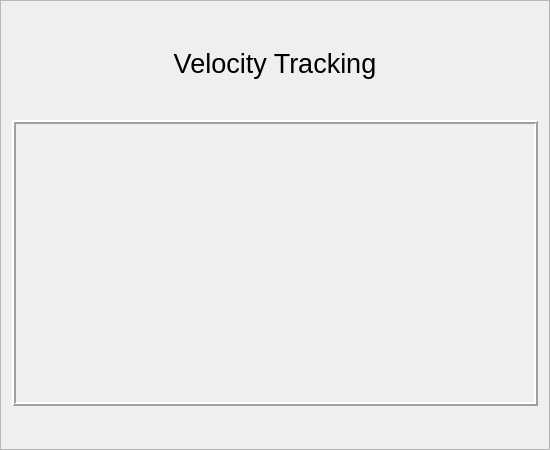
      <widget class="QFrame" name="frame_4">
       <property name="sizePolicy">
        <sizepolicy hsizetype="Fixed" vsizetype="Fixed">
         <horstretch>0</horstretch>
         <verstretch>0</verstretch>
        </sizepolicy>
       </property>
       <property name="minimumSize">
        <size>
         <width>550</width>
         <height>450</height>
        </size>
       </property>
       <property name="maximumSize">
        <size>
         <width>550</width>
         <height>450</height>
        </size>
       </property>
       <property name="frameShape">
        <enum>QFrame::StyledPanel</enum>
       </property>
       <property name="frameShadow">
        <enum>QFrame::Raised</enum>
       </property>
       <layout class="QVBoxLayout" name="verticalLayout_5">
        <item>
         <widget class="QLabel" name="stimulustrackinglabel">
          <property name="sizePolicy">
           <sizepolicy hsizetype="Fixed" vsizetype="Maximum">
            <horstretch>0</horstretch>
            <verstretch>0</verstretch>
           </sizepolicy>
          </property>
          <property name="minimumSize">
           <size>
            <width>0</width>
            <height>40</height>
           </size>
          </property>
          <property name="maximumSize">
           <size>
            <width>550</width>
            <height>40</height>
           </size>
          </property>
          <property name="font">
           <font>
            <pointsize>20</pointsize>
           </font>
          </property>
          <property name="text">
           <string>Velocity Tracking</string>
          </property>
          <property name="alignment">
           <set>Qt::AlignCenter</set>
          </property>
         </widget>
        </item>
        <item>
         <widget class="QFrame" name="velocitytrackingplot">
          <property name="sizePolicy">
           <sizepolicy hsizetype="Fixed" vsizetype="Fixed">
            <horstretch>0</horstretch>
            <verstretch>0</verstretch>
           </sizepolicy>
          </property>
          <property name="maximumSize">
           <size>
            <width>550</width>
            <height>286</height>
           </size>
          </property>
          <property name="frameShape">
           <enum>QFrame::Box</enum>
          </property>
          <property name="frameShadow">
           <enum>QFrame::Raised</enum>
          </property>
          <property name="lineWidth">
           <number>2</number>
          </property>
          <layout class="QVBoxLayout" name="verticalLayout_11">
           <item>
            <widget class="PlotWidget" name="velocityplotwidget" native="true">
             <property name="sizePolicy">
              <sizepolicy hsizetype="Fixed" vsizetype="Fixed">
               <horstretch>0</horstretch>
               <verstretch>0</verstretch>
              </sizepolicy>
             </property>
             <property name="minimumSize">
              <size>
               <width>504</width>
               <height>256</height>
              </size>
             </property>
             <property name="maximumSize">
              <size>
               <width>504</width>
               <height>256</height>
              </size>
             </property>
            </widget>
           </item>
          </layout>
         </widget>
        </item>
       </layout>
      </widget>
